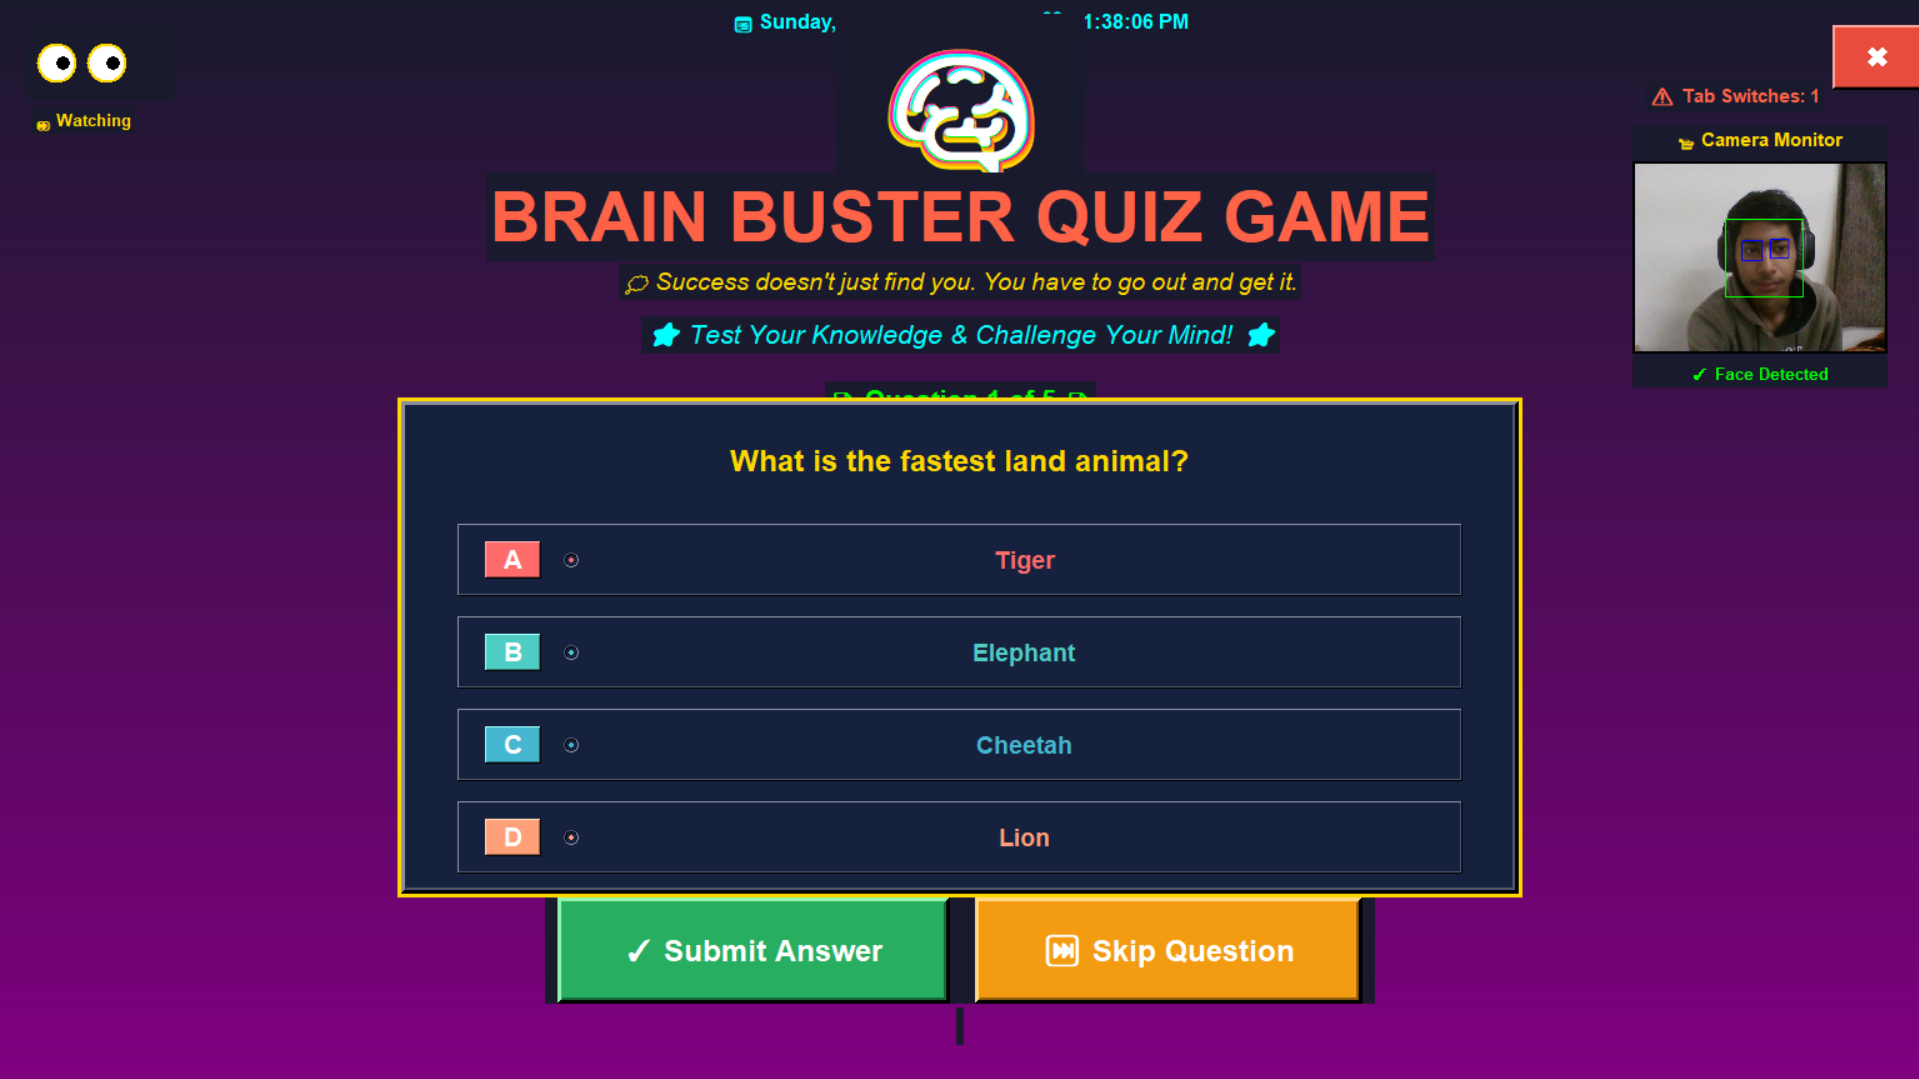

Python code for this plot:
import tkinter as tk
from tkinter import messagebox
from PIL import Image, ImageTk, ImageDraw, ImageFont
import io
from datetime import datetime
import random
import cv2
import threading
import numpy as np
import requests
import csv
from io import StringIO

class QuizGame:
    def __init__(self, root):
        self.root = root
        self.root.title("Brain Buster Quiz Game")
        
        # Set fullscreen mode
        self.root.attributes('-fullscreen', True)
        
        # Get screen dimensions
        self.screen_width = self.root.winfo_screenwidth()
        self.screen_height = self.root.winfo_screenheight()
        
        # Tab switching detection
        self.tab_switches = 0
        self.root.bind('<FocusOut>', self.on_focus_out)
        self.root.bind('<FocusIn>', self.on_focus_in)
        
        # Bind escape key to exit fullscreen
        self.root.bind('<Escape>', lambda e: self.toggle_fullscreen())
        self.root.bind('<F11>', lambda e: self.toggle_fullscreen())
        
        # Create gradient background
        self.create_gradient_background()
        
        # Motivational quotes
        self.quotes = [
            "Believe you can and you're halfway there!",
            "The only way to do great work is to love what you do.",
            "Success is not final, failure is not fatal: it is the courage to continue that counts.",
            "Your limitation—it's only your imagination.",
            "Push yourself, because no one else is going to do it for you.",
            "Great things never come from comfort zones.",
            "Dream it. Wish it. Do it.",
            "Success doesn't just find you. You have to go out and get it.",
            "The harder you work for something, the greater you'll feel when you achieve it.",
            "Dream bigger. Do bigger."
        ]
        
        # Load questions from Google Sheet
        self.all_questions = []
        self.load_questions_from_sheet()
        
        # Quiz data - will be populated with random selection
        self.questions = ()
        self.options = ()
        self.answers = ()
        self.select_random_questions()
        
        self.guesses = []
        self.skipped_questions = []
        self.score = 0
        self.question_num = 0
        
        # Eye tracking variables
        self.eye_tracking_active = False
        self.mouse_x = self.screen_width // 2
        self.mouse_y = self.screen_height // 2
        
        # Camera and face tracking
        self.camera_active = False
        self.cap = None
        self.face_cascade = None
        self.eye_cascade = None
        self.camera_frame = None
        self.face_detected = True
        self.eyes_looking_away = False
        self.looking_away_count = 0
        self.body_movement_warnings = 0
        self.last_face_position = None
        self.monitoring = False
        
        # Initialize camera
        self.init_camera()
        
        # Create UI elements
        self.create_widgets()
        self.display_question()
        self.update_datetime()
        self.start_eye_tracking()
        self.start_camera_monitoring()
    
    def load_questions_from_sheet(self):
       
        try:
            # Google Sheets CSV export URL
            sheet_id = "1xKbWWQ39_q6aR17uy9xZMi0HaDnt38TCflwgS2UB4Kc"
            csv_url = f"https://docs.google.com/spreadsheets/d/{sheet_id}/export?format=csv"
            
            response = requests.get(csv_url, timeout=10)
            response.raise_for_status()
            
            # Parse CSV
            csv_reader = csv.DictReader(StringIO(response.text))
            
            for row in csv_reader:
                if row.get('Question') and row.get('Option A'):
                    question_data = {
                        'question': row['Question'],
                        'options': [
                            row['Option A'],
                            row['Option B'],
                            row['Option C'],
                            row['Option D']
                        ],
                        'correct_answer': row['Correct Answer'].strip()
                    }
                    self.all_questions.append(question_data)
            
            messagebox.showinfo("Success", f"Loaded {len(self.all_questions)} questions from sheet!")
            
        except Exception as e:
            messagebox.showwarning("Load Error", f"Could not load questions from sheet: {e}\nUsing default questions.")
            # Fallback to default questions
            self.all_questions = [
                {
                    'question': "How many elements are in periodic table?",
                    'options': ["116", "117", "118", "119"],
                    'correct_answer': "C"
                },
                {
                    'question': "Which is the most abundant gas in the atmosphere?",
                    'options': ["Nitrogen", "Oxygen", "CO2", "Hydrogen"],
                    'correct_answer': "A"
                },
                {
                    'question': "Which animal lays the largest eggs?",
                    'options': ["Whale", "Crocodile", "Elephant", "Ostrich"],
                    'correct_answer': "D"
                },
                {
                    'question': "How many bones are in the human body?",
                    'options': ["206", "207", "208", "204"],
                    'correct_answer': "A"
                },
                {
                    'question': "Which is the hottest planet in our solar system?",
                    'options': ["Mercury", "Venus", "Earth", "Mars"],
                    'correct_answer': "B"
                }
            ]
    
    def select_random_questions(self, num_questions=5):
       
        if len(self.all_questions) < num_questions:
            num_questions = len(self.all_questions)
        
        selected = random.sample(self.all_questions, num_questions)
        
        self.questions = tuple(q['question'] for q in selected)
        self.options = tuple(tuple(q['options']) for q in selected)
        
        # Map correct answers to letter format (A, B, C, D)
        self.answers = tuple(self.convert_answer_to_letter(q['correct_answer'], q['options']) for q in selected)
    
    def convert_answer_to_letter(self, correct_answer, options):
        
        # If already a letter, return it
        if correct_answer in ['A', 'B', 'C', 'D']:
            return correct_answer
        
        # Otherwise, find the index of the correct answer in options
        correct_answer_clean = correct_answer.strip()
        for idx, option in enumerate(options):
            if option.strip() == correct_answer_clean:
                return chr(ord('A') + idx)
        
        # Default to A if not found
        return 'A'
    
    def init_camera(self):
        """Initialize camera and face detection"""
        try:
            self.cap = cv2.VideoCapture(0)
            if not self.cap.isOpened():
                messagebox.showwarning("Camera Error", "Could not access camera. Proceeding without camera monitoring.")
                return
            
            try:
                self.face_cascade = cv2.CascadeClassifier(cv2.data.haarcascades + 'haarcascade_frontalface_default.xml')
                self.eye_cascade = cv2.CascadeClassifier(cv2.data.haarcascades + 'haarcascade_eye.xml')
                self.camera_active = True
            except Exception as e:
                messagebox.showwarning("Detection Error", f"Could not load face detection models: {e}")
                return
                
        except Exception as e:
            messagebox.showwarning("Camera Error", f"Could not initialize camera: {e}")
    
    def start_camera_monitoring(self):
        
        if self.camera_active:
            self.monitoring = True
            self.camera_thread = threading.Thread(target=self.monitor_camera, daemon=True)
            self.camera_thread.start()
            self.update_camera_display()
    
    def monitor_camera(self):
        
        while self.monitoring and self.camera_active:
            ret, frame = self.cap.read()
            if not ret:
                continue
            
            frame = cv2.flip(frame, 1)
            gray = cv2.cvtColor(frame, cv2.COLOR_BGR2GRAY)
            faces = self.face_cascade.detectMultiScale(gray, 1.3, 5)
            
            if len(faces) == 0:
                self.face_detected = False
                self.looking_away_count += 1
                if self.looking_away_count > 30:
                    self.handle_face_not_detected()
                    self.looking_away_count = 0
            else:
                self.face_detected = True
                self.looking_away_count = 0
                
                for (x, y, w, h) in faces:
                    cv2.rectangle(frame, (x, y), (x+w, y+h), (0, 255, 0), 2)
                    
                    current_position = (x, y, w, h)
                    if self.last_face_position is not None:
                        dx = abs(x - self.last_face_position[0])
                        dy = abs(y - self.last_face_position[1])
                        dw = abs(w - self.last_face_position[2])
                        
                        if dx > 50 or dy > 50 or dw > 30:
                            self.body_movement_warnings += 1
                            if self.body_movement_warnings > 5:
                                self.handle_excessive_movement()
                                self.body_movement_warnings = 0
                    
                    self.last_face_position = current_position
                    
                    roi_gray = gray[y:y+h, x:x+w]
                    roi_color = frame[y:y+h, x:x+w]
                    eyes = self.eye_cascade.detectMultiScale(roi_gray)
                    
                    for (ex, ey, ew, eh) in eyes:
                        cv2.rectangle(roi_color, (ex, ey), (ex+ew, ey+eh), (255, 0, 0), 2)
                    
                    if len(eyes) < 2:
                        self.eyes_looking_away = True
                    else:
                        self.eyes_looking_away = False
            
            self.camera_frame = frame
    
    def handle_face_not_detected(self):
        
        if self.question_num < len(self.questions) and self.monitoring:
            self.root.after(0, lambda: messagebox.showerror(
                "Face Not Detected",
                "⚠️ FACE NOT DETECTED!\n\nYou must remain in front of the camera.\n\nQuiz terminated for security reasons."
            ))
            self.root.after(0, self.show_results_terminated)
    
    def handle_excessive_movement(self):
        
        if self.question_num < len(self.questions) and self.monitoring and not hasattr(self, '_movement_warning_shown'):
            self._movement_warning_shown = True
            self.root.after(0, lambda: messagebox.showwarning(
                "Excessive Movement",
                "⚠️ EXCESSIVE BODY MOVEMENT DETECTED!\n\nPlease remain still during the quiz.\n\nThis is your warning."
            ))
            # Reset the warning flag after 5 seconds so it can warn again if needed
            self.root.after(5000, lambda: delattr(self, '_movement_warning_shown') if hasattr(self, '_movement_warning_shown') else None)
    
    def update_camera_display(self):
        
        if self.camera_active and self.monitoring and self.camera_frame is not None:
            frame_rgb = cv2.cvtColor(self.camera_frame, cv2.COLOR_BGR2RGB)
            frame_resized = cv2.resize(frame_rgb, (200, 150))
            img = Image.fromarray(frame_resized)
            imgtk = ImageTk.PhotoImage(image=img)
            
            if hasattr(self, 'camera_label') and self.camera_label.winfo_exists():
                self.camera_label.imgtk = imgtk
                self.camera_label.configure(image=imgtk)
            
            if hasattr(self, 'camera_status_label') and self.camera_status_label.winfo_exists():
                if self.face_detected:
                    status_text = "✓ Face Detected"
                    status_color = "#00FF00"
                else:
                    status_text = "✗ Face Not Detected"
                    status_color = "#FF0000"
                self.camera_status_label.config(text=status_text, fg=status_color)
        
        if self.monitoring:
            self.root.after(30, self.update_camera_display)
    
    def stop_camera(self):
       
        self.monitoring = False
        self.camera_active = False
        if self.cap is not None:
            self.cap.release()
    
    def on_focus_out(self, event):
        
        self.tab_switches += 1
        if self.question_num < len(self.questions):
            messagebox.showerror(
                "Quiz Terminated",
                f"❌ TAB SWITCH DETECTED!\n\nThe quiz has been terminated due to suspicious activity.\n\nTab switches: {self.tab_switches}\n\nPlease restart to try again."
            )
            self.show_results_terminated()
    
    def on_focus_in(self, event):
        """Detect when user returns to the quiz"""
        pass
    
    def start_eye_tracking(self):
       
        self.eye_tracking_active = True
        self.root.bind('<Motion>', self.track_mouse)
        self.create_eye_follower()
    
    def track_mouse(self, event):
        """Track mouse position"""
        self.mouse_x = event.x
        self.mouse_y = event.y
    
    def create_eye_follower(self):
        
        self.eye_canvas = tk.Canvas(
            self.root,
            width=120,
            height=60,
            bg='#1a1a2e',
            highlightthickness=0
        )
        self.eye_canvas.place(x=20, y=20)
        
        self.left_eye_bg = self.eye_canvas.create_oval(10, 15, 40, 45, fill='white', outline='#FFD700', width=2)
        self.left_pupil = self.eye_canvas.create_oval(20, 25, 30, 35, fill='black')
        
        self.right_eye_bg = self.eye_canvas.create_oval(50, 15, 80, 45, fill='white', outline='#FFD700', width=2)
        self.right_pupil = self.eye_canvas.create_oval(60, 25, 70, 35, fill='black')
        
        self.eye_label = tk.Label(
            self.root,
            text="👀 Watching",
            font=("Arial", 10, "bold"),
            bg='#1a1a2e',
            fg='#FFD700'
        )
        self.eye_label.place(x=25, y=85)
        
        self.update_eye_position()
    
    def update_eye_position(self):
        
        if self.eye_tracking_active and hasattr(self, 'left_pupil'):
            import math
            
            left_eye_x, left_eye_y = 25, 30
            dx_left = self.mouse_x - (20 + left_eye_x)
            dy_left = self.mouse_y - (20 + left_eye_y)
            
            angle_left = math.atan2(dy_left, dx_left)
            distance_left = min(5, math.sqrt(dx_left**2 + dy_left**2) / 50)
            
            pupil_x_left = left_eye_x + distance_left * math.cos(angle_left)
            pupil_y_left = left_eye_y + distance_left * math.sin(angle_left)
            
            self.eye_canvas.coords(
                self.left_pupil,
                pupil_x_left - 5, pupil_y_left - 5,
                pupil_x_left + 5, pupil_y_left + 5
            )
            
            right_eye_x, right_eye_y = 65, 30
            dx_right = self.mouse_x - (20 + right_eye_x)
            dy_right = self.mouse_y - (20 + right_eye_y)
            
            angle_right = math.atan2(dy_right, dx_right)
            distance_right = min(5, math.sqrt(dx_right**2 + dy_right**2) / 50)
            
            pupil_x_right = right_eye_x + distance_right * math.cos(angle_right)
            pupil_y_right = right_eye_y + distance_right * math.sin(angle_right)
            
            self.eye_canvas.coords(
                self.right_pupil,
                pupil_x_right - 5, pupil_y_right - 5,
                pupil_x_right + 5, pupil_y_right + 5
            )
            
            self.root.after(50, self.update_eye_position)
    
    def update_datetime(self):
        
        if hasattr(self, 'datetime_label') and self.datetime_label.winfo_exists():
            now = datetime.now()
            date_str = now.strftime("%A, %B %d, %Y")
            time_str = now.strftime("%I:%M:%S %p")
            self.datetime_label.config(text=f"📅 {date_str} | ⏰ {time_str}")
            self.root.after(1000, self.update_datetime)
    
    def toggle_fullscreen(self):
       
        current_state = self.root.attributes('-fullscreen')
        self.root.attributes('-fullscreen', not current_state)
    
    def create_gradient_background(self):

        width = self.screen_width
        height = self.screen_height
        
        gradient = Image.new('RGB', (width, height), '#1a1a2e')
        draw = ImageDraw.Draw(gradient)
        
        for i in range(height):
            r = int(26 + (128 - 26) * (i / height))
            g = int(26 + (0 - 26) * (i / height))
            b = int(46 + (128 - 46) * (i / height))
            draw.rectangle([(0, i), (width, i+1)], fill=(r, g, b))
        
        self.bg_image = ImageTk.PhotoImage(gradient)
        
        self.bg_label = tk.Label(self.root, image=self.bg_image)
        self.bg_label.place(x=0, y=0, relwidth=1, relheight=1)
    
    def create_colorful_emoji(self, canvas, emoji_text, x, y, size=100):
        
        glow_colors = ['#FFD700', '#FFA500', '#FF6347', '#FF1493', '#00FFFF', '#00FF00']
        
        for i, color in enumerate(glow_colors):
            offset = (len(glow_colors) - i) * 2
            canvas.create_text(
                x, y,
                text=emoji_text,
                font=("Arial", size + offset, "bold"),
                fill=color,
                tags="emoji_glow"
            )
        
        canvas.create_text(
            x, y,
            text=emoji_text,
            font=("Arial", size, "bold"),
            fill='white',
            tags="emoji_main"
        )
    
    def create_widgets(self):
        self.datetime_label = tk.Label(
            self.root,
            text="",
            font=("Arial", 12, "bold"),
            bg='#1a1a2e',
            fg='#00FFFF'
        )
        self.datetime_label.place(relx=0.5, rely=0.02, anchor=tk.CENTER)
        
        exit_btn = tk.Button(
            self.root,
            text="✖",
            font=("Arial", 16, "bold"),
            bg="#e74c3c",
            fg="white",
            cursor="hand2",
            command=self.root.quit,
            relief=tk.RAISED,
            bd=3,
            padx=15,
            pady=5
        )
        exit_btn.place(x=self.screen_width-70, y=20)
        
        self.tab_counter_label = tk.Label(
            self.root,
            text="⚠️ Tab Switches: 0",
            font=("Arial", 11, "bold"),
            bg='#1a1a2e',
            fg='#FF6347'
        )
        self.tab_counter_label.place(x=self.screen_width-220, y=65)
        
        if self.camera_active:
            camera_container = tk.Frame(self.root, bg='#1a1a2e')
            camera_container.place(x=self.screen_width-230, y=100)
            
            tk.Label(
                camera_container,
                text="📹 Camera Monitor",
                font=("Arial", 11, "bold"),
                bg='#1a1a2e',
                fg='#FFD700'
            ).pack()
            
            self.camera_label = tk.Label(
                camera_container,
                bg='#000000',
                width=200,
                height=150
            )
            self.camera_label.pack(pady=5)
            
            self.camera_status_label = tk.Label(
                camera_container,
                text="✓ Face Detected",
                font=("Arial", 10, "bold"),
                bg='#1a1a2e',
                fg='#00FF00'
            )
            self.camera_status_label.pack()
        
        self.emoji_canvas = tk.Canvas(
            self.root,
            width=200,
            height=150,
            bg='#1a1a2e',
            highlightthickness=0
        )
        self.emoji_canvas.place(relx=0.5, rely=0.10, anchor=tk.CENTER)
        self.create_colorful_emoji(self.emoji_canvas, "🧠", 100, 75, 80)
        
        self.title_label = tk.Label(
            self.root,
            text="BRAIN BUSTER QUIZ GAME",
            font=("Arial", 42, "bold"),
            bg='#1a1a2e',
            fg='#FFD700'
        )
        self.title_label.place(relx=0.5, rely=0.20, anchor=tk.CENTER)
        
        self.animate_title()
        
        self.quote_label = tk.Label(
            self.root,
            text=f"💭 {random.choice(self.quotes)}",
            font=("Arial", 14, "italic"),
            bg='#1a1a2e',
            fg='#FFD700',
            wraplength=800
        )
        self.quote_label.place(relx=0.5, rely=0.26, anchor=tk.CENTER)
        
        self.subtitle_label = tk.Label(
            self.root,
            text="⭐ Test Your Knowledge & Challenge Your Mind! ⭐",
            font=("Arial", 16, "italic"),
            bg='#1a1a2e',
            fg='#00FFFF'
        )
        self.subtitle_label.place(relx=0.5, rely=0.31, anchor=tk.CENTER)
        
        self.counter_label = tk.Label(
            self.root,
            text="",
            font=("Arial", 16, "bold"),
            bg='#1a1a2e',
            fg='#00FF00'
        )
        self.counter_label.place(relx=0.5, rely=0.37, anchor=tk.CENTER)
        
        frame_width = min(900, self.screen_width - 200)
        frame_height = min(400, self.screen_height - 400)
        
        self.question_frame = tk.Frame(
            self.root, 
            bg="#16213e",
            relief=tk.RAISED,
            bd=5,
            highlightbackground="#FFD700",
            highlightthickness=3
        )
        self.question_frame.place(relx=0.5, rely=0.60, anchor=tk.CENTER, 
                                 width=frame_width, height=frame_height)
        
        self.question_label = tk.Label(
            self.question_frame,
            text="",
            font=("Arial", 18, "bold"),
            bg="#16213e",
            fg="#FFD700",
            wraplength=frame_width-100,
            justify=tk.LEFT
        )
        self.question_label.pack(pady=25, padx=30)
        
        self.selected_option = tk.StringVar()
        self.option_buttons = []
        self.option_frames = []
        
        option_colors = ['#FF6B6B', '#4ECDC4', '#45B7D1', '#FFA07A']
        option_letters = ['A', 'B', 'C', 'D']
        
        for i in range(4):
            # Create a frame for each option with border
            opt_frame = tk.Frame(
                self.question_frame,
                bg="#16213e",
                relief=tk.RAISED,
                bd=2,
                cursor="hand2"
            )
            opt_frame.pack(anchor=tk.W, padx=40, pady=8, fill=tk.X)
            self.option_frames.append(opt_frame)
            
            # Bind click to the frame
            opt_frame.bind("<Button-1>", lambda e, idx=i: self.select_option(idx))
            
            # Create a container for letter box and text
            inner_frame = tk.Frame(opt_frame, bg="#16213e", cursor="hand2")
            inner_frame.pack(fill=tk.X, padx=10, pady=10)
            inner_frame.bind("<Button-1>", lambda e, idx=i: self.select_option(idx))
            
            # Letter box
            letter_box = tk.Label(
                inner_frame,
                text=option_letters[i],
                font=("Arial", 16, "bold"),
                bg=option_colors[i],
                fg="white",
                width=3,
                relief=tk.RAISED,
                bd=2,
                cursor="hand2"
            )
            letter_box.pack(side=tk.LEFT, padx=10)
            letter_box.bind("<Button-1>", lambda e, idx=i: self.select_option(idx))
            
            # Radio button (hidden)
            btn = tk.Radiobutton(
                inner_frame,
                text="",
                variable=self.selected_option,
                value=option_letters[i],
                font=("Arial", 15, "bold"),
                bg="#16213e",
                fg=option_colors[i],
                selectcolor="#16213e",
                activebackground="#16213e",
                activeforeground="#FFFFFF",
                cursor="hand2",
                highlightthickness=0,
                padx=0
            )
            btn.pack(side=tk.LEFT, padx=5)
            btn.bind("<Button-1>", lambda e, idx=i: self.select_option(idx))
            
            # Option text
            text_label = tk.Label(
                inner_frame,
                text="",
                font=("Arial", 14, "bold"),
                bg="#16213e",
                fg=option_colors[i],
                wraplength=500,
                justify=tk.LEFT,
                cursor="hand2"
            )
            text_label.pack(side=tk.LEFT, padx=10, fill=tk.X, expand=True)
            text_label.bind("<Button-1>", lambda e, idx=i: self.select_option(idx))
            
            self.option_buttons.append((btn, text_label, opt_frame, letter_box))
        
        # Button frame for Submit and Skip buttons
        button_frame = tk.Frame(self.root, bg='#1a1a2e')
        button_frame.place(relx=0.5, rely=0.88, anchor=tk.CENTER)
        
        self.submit_btn = tk.Button(
            button_frame,
            text="✓ Submit Answer",
            font=("Arial", 18, "bold"),
            bg="#27ae60",
            fg="white",
            cursor="hand2",
            command=self.check_answer,
            relief=tk.RAISED,
            bd=5,
            padx=40,
            pady=15,
            activebackground="#229954"
        )
        self.submit_btn.pack(side=tk.LEFT, padx=10)
        
        # Skip button
        self.skip_btn = tk.Button(
            button_frame,
            text="⏭️ Skip Question",
            font=("Arial", 18, "bold"),
            bg="#f39c12",
            fg="white",
            cursor="hand2",
            command=self.skip_question,
            relief=tk.RAISED,
            bd=5,
            padx=40,
            pady=15,
            activebackground="#e67e22"
        )
        self.skip_btn.pack(side=tk.LEFT, padx=10)
        
        self.feedback_label = tk.Label(
            self.root,
            text="",
            font=("Arial", 16, "bold"),
            bg='#1a1a2e'
        )
        self.feedback_label.place(relx=0.5, rely=0.95, anchor=tk.CENTER)
    
    def animate_title(self):
        
        colors = ['#FFD700', '#FF6347', '#00FF00', '#00FFFF', '#FF69B4', '#FFA500']
        self.color_index = 0
        
        def change_color():
            if hasattr(self, 'title_label') and self.title_label.winfo_exists():
                self.title_label.config(fg=colors[self.color_index % len(colors)])
                self.color_index += 1
                self.root.after(500, change_color)
        
        change_color()
    
    def display_question(self):
        if self.question_num < len(self.questions):
            if hasattr(self, 'tab_counter_label'):
                self.tab_counter_label.config(text=f"⚠️ Tab Switches: {self.tab_switches}")
            
            self.counter_label.config(
                text=f"📝 Question {self.question_num + 1} of {len(self.questions)} 📝"
            )
            
            self.question_label.config(text=self.questions[self.question_num])
            
            option_colors = ['#FF6B6B', '#4ECDC4', '#45B7D1', '#FFA07A']
            for i in range(4):
                option_text = self.options[self.question_num][i]
                letter = chr(ord('A') + i)
                btn, text_label, opt_frame, letter_box = self.option_buttons[i]
                
                # Update text label
                text_label.config(text=option_text, fg=option_colors[i])
                
                # Reset frame appearance
                opt_frame.config(relief=tk.RAISED, bd=2, bg="#16213e")
                letter_box.config(bg=option_colors[i])
            
            self.selected_option.set("")
            self.feedback_label.config(text="")
            self.highlight_selected_option()
        else:
            self.show_results()
    
    def highlight_selected_option(self):
       
        selected = self.selected_option.get()
        option_colors = ['#FF6B6B', '#4ECDC4', '#45B7D1', '#FFA07A']
        
        for i in range(4):
            btn, text_label, opt_frame, letter_box = self.option_buttons[i]
            letter = chr(ord('A') + i)
            
            if letter == selected:
                # Highlight selected option
                opt_frame.config(relief=tk.SUNKEN, bd=4, bg="#2a3a4e")
                letter_box.config(bg="#00FF00", fg="black", relief=tk.SUNKEN)
                text_label.config(fg="#00FF00")
            else:
                # Reset non-selected options
                opt_frame.config(relief=tk.RAISED, bd=2, bg="#16213e")
                letter_box.config(bg=option_colors[i], relief=tk.RAISED)
                text_label.config(fg=option_colors[i])
        
        # Check again after 100ms for continuous updating
        self.root.after(100, self.highlight_selected_option)
    
    def select_option(self, index):
       
        letter = chr(ord('A') + index)
        self.selected_option.set(letter)
    
    def skip_question(self):
        
        self.skipped_questions.append(self.question_num + 1)
        self.guesses.append("SKIPPED")
        self.feedback_label.config(text="⏭️ Question Skipped!", fg="#FFA500")
        self.question_num += 1
        
        self.root.after(1500, self.display_question)
        self.submit_btn.config(state=tk.DISABLED)
        self.skip_btn.config(state=tk.DISABLED)
        self.root.after(1500, lambda: (self.submit_btn.config(state=tk.NORMAL), self.skip_btn.config(state=tk.NORMAL)))
    
    def check_answer(self):
        
        guess = self.selected_option.get()
        
        if not guess:
            messagebox.showwarning("Warning", "Please select an answer!")
            return
        
        self.guesses.append(guess)
        
        # Highlight the selected answer
        self.show_selected_answer(guess)
        
        if guess == self.answers[self.question_num]:
            self.score += 1
            self.feedback_label.config(text="✓ CORRECT! 🎉", fg="#00FF00")
            self.show_fireworks_animation()
        else:
            correct_answer = self.answers[self.question_num]
            self.feedback_label.config(
                text=f"✗ INCORRECT! 😞 Correct answer: {correct_answer}",
                fg="#FF0000"
            )
            self.show_thumbs_down_animation()
        
        self.question_num += 1
        
        self.root.after(1500, self.display_question)
        self.submit_btn.config(state=tk.DISABLED)
        self.skip_btn.config(state=tk.DISABLED)
        self.root.after(1500, lambda: (self.submit_btn.config(state=tk.NORMAL), self.skip_btn.config(state=tk.NORMAL)))
    
    def show_selected_answer(self, selected):
        
        option_colors = ['#FF6B6B', '#4ECDC4', '#45B7D1', '#FFA07A']
        
        for i in range(4):
            btn, text_label, opt_frame, letter_box = self.option_buttons[i]
            letter = chr(ord('A') + i)
            
            if letter == selected:
                opt_frame.config(relief=tk.SUNKEN, bd=4, bg="#2a3a4e")
                letter_box.config(bg="#00FF00", fg="black", relief=tk.SUNKEN)
                text_label.config(fg="#00FF00")
            else:
                opt_frame.config(relief=tk.RAISED, bd=2, bg="#16213e")
                letter_box.config(bg=option_colors[i], relief=tk.RAISED)
                text_label.config(fg=option_colors[i])
    
    def show_fireworks_animation(self):
        
        self.fireworks = []
        colors = ['#FFD700', '#FF6347', '#00FF00', '#1E90FF', '#FF69B4', '#FFA500', 
                  '#00FFFF', '#FF1493', '#7FFF00', '#FF4500']
        
        for burst_num in range(8):
            x = 150 + (burst_num * (self.screen_width - 300) // 7)
            y = 200 + (burst_num % 2) * 100
            
            for angle in range(0, 360, 30):
                firework = tk.Label(
                    self.root,
                    text="✨",
                    font=("Arial", 25),
                    bg='#1a1a2e',
                    fg=colors[burst_num % len(colors)]
                )
                firework.place(x=x, y=y)
                self.fireworks.append(firework)
                self.animate_firework(firework, x, y, angle)
        
        self.root.after(1500, self.clear_fireworks)
    
    def animate_firework(self, firework, start_x, start_y, angle):
        
        import math
        
        distance = 0
        max_distance = 100
        
        def move():
            nonlocal distance
            if distance < max_distance:
                distance += 10
                rad = math.radians(angle)
                new_x = start_x + distance * math.cos(rad)
                new_y = start_y + distance * math.sin(rad)
                firework.place(x=new_x, y=new_y)
                
                if distance > max_distance * 0.7:
                    firework.config(font=("Arial", 18))
                
                self.root.after(30, move)
            else:
                firework.place_forget()
        
        move()
    
    def clear_fireworks(self):
        
        for firework in self.fireworks:
            firework.destroy()
        self.fireworks = []
    
    def show_thumbs_down_animation(self):
        
        self.sad_emoji = tk.Label(
            self.root,
            text="😞",
            font=("Arial", 120),
            bg='#1a1a2e',
            fg='#FF6347'
        )
        self.sad_emoji.place(relx=0.5, rely=0.5, anchor=tk.CENTER)
        
        self.thumb_down = tk.Label(
            self.root,
            text="👎",
            font=("Arial", 100),
            bg='#1a1a2e',
            fg='#FF0000'
        )
        
        self.animate_sad_emoji()
        self.animate_thumb_gesture()
        
        self.root.after(1500, self.clear_sad_animation)
    
    def animate_sad_emoji(self):
        """Shake the sad emoji left and right"""
        positions = [0.5, 0.48, 0.5, 0.52, 0.5, 0.48, 0.5, 0.52, 0.5]
        colors = ['#FF6347', '#FF4500', '#FF1493', '#FF69B4', '#FF6347']
        
        def shake(index=0):
            if index < len(positions) and hasattr(self, 'sad_emoji'):
                self.sad_emoji.place(relx=positions[index], rely=0.5, anchor=tk.CENTER)
                if index < len(colors):
                    self.sad_emoji.config(fg=colors[index % len(colors)])
                self.root.after(80, lambda: shake(index + 1))
        
        shake()
    
    def animate_thumb_gesture(self):
        
        x_positions = list(range(self.screen_width, self.screen_width//2 - 150, -50))
        colors = ['#FF0000', '#FF4500', '#FF6347', '#FF1493', '#FF0000']
        
        def slide_in(index=0):
            if index < len(x_positions) and hasattr(self, 'thumb_down'):
                self.thumb_down.place(x=x_positions[index], 
                                     y=self.screen_height//2 - 50)
                
                self.thumb_down.config(fg=colors[index % len(colors)])
                
                size = 100 - (index % 3) * 8
                self.thumb_down.config(font=("Arial", size))
                
                self.root.after(60, lambda: slide_in(index + 1))
        
        slide_in()
    
    def clear_sad_animation(self):
       
        if hasattr(self, 'sad_emoji'):
            self.sad_emoji.destroy()
        if hasattr(self, 'thumb_down'):
            self.thumb_down.destroy()
    
    def show_firecracker_animation(self):
       
        self.firecrackers = []
        
        for _ in range(30):
            x = random.randint(50, self.screen_width - 50)
            y = random.randint(50, self.screen_height - 50)
            
            for angle in range(0, 360, 15):
                firecracker = tk.Label(
                    self.root,
                    text=random.choice(['💥', '✨', '🎆', '🎇', '⭐']),
                    font=("Arial", random.randint(20, 40)),
                    bg='#1a1a2e',
                    fg=random.choice(['#FFD700', '#FF6347', '#00FF00', '#1E90FF', '#FF69B4', '#FFA500'])
                )
                firecracker.place(x=x, y=y)
                self.firecrackers.append(firecracker)
                self.animate_firecracker(firecracker, x, y, angle)
        
        self.root.after(5000, self.clear_firecrackers)
    
    def animate_firecracker(self, firecracker, start_x, start_y, angle):
       
        import math
        
        distance = 0
        max_distance = random.randint(80, 150)
        
        def explode():
            nonlocal distance
            if distance < max_distance and firecracker.winfo_exists():
                distance += random.randint(8, 15)
                rad = math.radians(angle)
                new_x = start_x + distance * math.cos(rad)
                new_y = start_y + distance * math.sin(rad)
                firecracker.place(x=new_x, y=new_y)
                
                if random.random() > 0.7:
                    size = random.randint(15, 35)
                    firecracker.config(font=("Arial", size))
                
                self.root.after(40, explode)
            else:
                if firecracker.winfo_exists():
                    firecracker.place_forget()
        
        explode()
    
    def clear_firecrackers(self):
        
        for firecracker in self.firecrackers:
            if firecracker.winfo_exists():
                firecracker.destroy()
        self.firecrackers = []
    
    def show_clapping_cartoon(self):
        
        self.cartoon_body = tk.Label(
            self.root,
            text="🙂",
            font=("Arial", 150),
            bg='#1a1a2e'
        )
        self.cartoon_body.place(relx=0.5, rely=0.15, anchor=tk.CENTER)
        
        self.left_hand = tk.Label(
            self.root,
            text="👏",
            font=("Arial", 80),
            bg='#1a1a2e'
        )
        
        self.right_hand = tk.Label(
            self.root,
            text="👏",
            font=("Arial", 80),
            bg='#1a1a2e'
        )
        
        self.confetti = []
        self.create_confetti()
        
        self.animate_clapping()
        
        self.root.after(3000, self.stop_clapping)
    
    def create_confetti(self):
        
        confetti_emojis = ['🎉', '🎊', '✨', '⭐', '🌟', '💫']
        colors = ['#FFD700', '#FF6347', '#00FF00', '#1E90FF', '#FF69B4', '#FFA500']
        
        for i in range(30):
            x = random.randint(100, self.screen_width - 100)
            y = random.randint(0, 150)
            
            confetti = tk.Label(
                self.root,
                text=random.choice(confetti_emojis),
                font=("Arial", random.randint(20, 40)),
                bg='#1a1a2e',
                fg=random.choice(colors)
            )
            confetti.place(x=x, y=y)
            self.confetti.append(confetti)
            self.animate_confetti(confetti, x, y)
    
    def animate_confetti(self, confetti, start_x, start_y):
       
        y = start_y
        
        def fall():
            nonlocal y
            if y < self.screen_height and confetti.winfo_exists():
                y += random.randint(5, 15)
                x_offset = random.randint(-5, 5)
                confetti.place(x=start_x + x_offset, y=y)
                self.root.after(50, fall)
        
        fall()
    
    def animate_clapping(self):
       
        self.clap_count = 0
        positions = [
            (0.35, 0.18, 0.65, 0.18),
            (0.48, 0.18, 0.52, 0.18),
        ]
        
        def clap():
            if self.clap_count < 12 and hasattr(self, 'left_hand') and hasattr(self, 'right_hand'):
                pos_index = self.clap_count % 2
                left_x, left_y, right_x, right_y = positions[pos_index]
                
                self.left_hand.place(relx=left_x, rely=left_y, anchor=tk.CENTER)
                self.right_hand.place(relx=right_x, rely=right_y, anchor=tk.CENTER)
                
                colors = ['#FFD700', '#FF6347', '#00FF00', '#1E90FF', '#FF69B4']
                if hasattr(self, 'cartoon_body'):
                    self.cartoon_body.config(fg=colors[self.clap_count % len(colors)])
                
                self.clap_count += 1
                self.root.after(250, clap)
        
        clap()
    
    def stop_clapping(self):
        
        if hasattr(self, 'cartoon_body'):
            self.cartoon_body.destroy()
        if hasattr(self, 'left_hand'):
            self.left_hand.destroy()
        if hasattr(self, 'right_hand'):
            self.right_hand.destroy()
        
        for confetti in self.confetti:
            confetti.destroy()
        self.confetti = []
    
    def show_results_terminated(self):
         
        self.eye_tracking_active = False
        self.stop_camera()
        
        for widget in self.root.winfo_children():
            widget.destroy()
        
        self.create_gradient_background()
        
        results_frame = tk.Frame(self.root, bg='#1a1a2e')
        results_frame.place(relx=0.5, rely=0.50, anchor=tk.CENTER)
        
        trophy_canvas = tk.Canvas(
            results_frame,
            width=200,
            height=150,
            bg='#1a1a2e',
            highlightthickness=0
        )
        trophy_canvas.pack(pady=10)
        self.create_colorful_emoji(trophy_canvas, "⛔", 100, 75, 90)
        
        tk.Label(
            results_frame,
            text="QUIZ TERMINATED",
            font=("Arial", 42, "bold"),
            bg='#1a1a2e',
            fg='#FF0000'
        ).pack(pady=10)
        
        tk.Label(
            results_frame,
            text="❌ Tab Switch Detected ❌",
            font=("Arial", 24, "bold"),
            bg='#1a1a2e',
            fg='#FF6347'
        ).pack(pady=10)
        
        tk.Label(
            results_frame,
            text="The quiz was terminated due to suspicious activity.",
            font=("Arial", 16),
            bg='#1a1a2e',
            fg='#FFA500',
            wraplength=600
        ).pack(pady=10)
        
        questions_attempted = len(self.guesses)
        if questions_attempted > 0:
            score_percentage = int(self.score / questions_attempted * 100)
        else:
            score_percentage = 0
        
        tk.Label(
            results_frame,
            text=f"Questions Completed: {questions_attempted} / {len(self.questions)}",
            font=("Arial", 18, "bold"),
            bg='#1a1a2e',
            fg="#00FFFF"
        ).pack(pady=10)
        
        tk.Label(
            results_frame,
            text=f"Score Before Termination: {self.score} correct",
            font=("Arial", 18, "bold"),
            bg='#1a1a2e',
            fg="#FFD700"
        ).pack(pady=5)
        
        tk.Label(
            results_frame,
            text=f"⚠️ Tab Switches: {self.tab_switches}",
            font=("Arial", 20, "bold"),
            bg='#1a1a2e',
            fg="#FF0000"
        ).pack(pady=15)
        
        tk.Label(
            results_frame,
            text="⚠️ Stay focused and avoid switching tabs during the quiz! ⚠️",
            font=("Arial", 14, "italic"),
            bg='#1a1a2e',
            fg="#FF69B4",
            wraplength=700
        ).pack(pady=10)
        
        button_frame = tk.Frame(results_frame, bg='#1a1a2e')
        button_frame.pack(pady=30)
        
        tk.Button(
            button_frame,
            text="🔄 Try Again",
            font=("Arial", 18, "bold"),
            bg="#3498db",
            fg="white",
            cursor="hand2",
            command=self.restart_quiz,
            relief=tk.RAISED,
            bd=5,
            padx=50,
            pady=15,
            activebackground="#2980b9"
        ).pack(side=tk.LEFT, padx=10)
        
        tk.Button(
            button_frame,
            text="✖ Quit Game",
            font=("Arial", 18, "bold"),
            bg="#e74c3c",
            fg="white",
            cursor="hand2",
            command=self.root.quit,
            relief=tk.RAISED,
            bd=5,
            padx=50,
            pady=15,
            activebackground="#c0392b"
        ).pack(side=tk.LEFT, padx=10)
    
    def show_results(self):
        self.eye_tracking_active = False
        self.stop_camera()
        
        for widget in self.root.winfo_children():
            widget.destroy()
        
        self.create_gradient_background()
        
        self.show_firecracker_animation()
        self.show_clapping_cartoon()
        
        results_frame = tk.Frame(self.root, bg='#1a1a2e')
        results_frame.place(relx=0.5, rely=0.60, anchor=tk.CENTER)
        
        trophy_canvas = tk.Canvas(
            results_frame,
            width=200,
            height=150,
            bg='#1a1a2e',
            highlightthickness=0
        )
        trophy_canvas.pack(pady=10)
        self.create_colorful_emoji(trophy_canvas, "🏆", 100, 75, 90)
        
        tk.Label(
            results_frame,
            text="QUIZ RESULTS",
            font=("Arial", 38, "bold"),
            bg='#1a1a2e',
            fg='#FFD700'
        ).pack(pady=10)
        
        score_percentage = int(self.score / len(self.questions) * 100)
        
        if score_percentage >= 80:
            score_color = "#00FF00"
            emoji = "🌟"
            message = "Outstanding!"
            quote = "Excellence is not a skill, it's an attitude!"
        elif score_percentage >= 60:
            score_color = "#FFA500"
            emoji = "👍"
            message = "Good Job!"
            quote = "Good, but you can be great!"
        else:
            score_color = "#FF6347"
            emoji = "📚"
            message = "Keep Learning!"
            quote = "Every expert was once a beginner. Keep trying!"
        
        tk.Label(
            results_frame,
            text=f"{emoji} {message} {emoji}",
            font=("Arial", 22, "bold"),
            bg='#1a1a2e',
            fg=score_color
        ).pack(pady=5)
        
        tk.Label(
            results_frame,
            text=f"💭 {quote}",
            font=("Arial", 14, "italic"),
            bg='#1a1a2e',
            fg='#FFD700',
            wraplength=600
        ).pack(pady=8)
        
        tk.Label(
            results_frame,
            text=f"Your Score: {score_percentage}%",
            font=("Arial", 30, "bold"),
            bg='#1a1a2e',
            fg=score_color
        ).pack(pady=10)
        
        tk.Label(
            results_frame,
            text=f"✓ Correct: {self.score} / {len(self.questions)}",
            font=("Arial", 20),
            bg='#1a1a2e',
            fg="#00FFFF"
        ).pack(pady=10)
        
        if len(self.skipped_questions) > 0:
            tk.Label(
                results_frame,
                text=f"⏭️ Skipped: {len(self.skipped_questions)} questions",
                font=("Arial", 16),
                bg='#1a1a2e',
                fg="#FFA500"
            ).pack(pady=5)
        
        if self.tab_switches > 0:
            tk.Label(
                results_frame,
                text=f"⚠️ Tab switches detected: {self.tab_switches}",
                font=("Arial", 14, "bold"),
                bg='#1a1a2e',
                fg="#FF6347"
            ).pack(pady=5)
        
        button_frame = tk.Frame(results_frame, bg='#1a1a2e')
        button_frame.pack(pady=20)
        
        tk.Button(
            button_frame,
            text="🔄 Play Again",
            font=("Arial", 18, "bold"),
            bg="#3498db",
            fg="white",
            cursor="hand2",
            command=self.restart_quiz,
            relief=tk.RAISED,
            bd=5,
            padx=50,
            pady=15,
            activebackground="#2980b9"
        ).pack(side=tk.LEFT, padx=10)
        
        tk.Button(
            button_frame,
            text="✖ Quit Game",
            font=("Arial", 18, "bold"),
            bg="#e74c3c",
            fg="white",
            cursor="hand2",
            command=self.root.quit,
            relief=tk.RAISED,
            bd=5,
            padx=50,
            pady=15,
            activebackground="#c0392b"
        ).pack(side=tk.LEFT, padx=10)
        
        tk.Label(
            results_frame,
            text="",
            bg='#1a1a2e'
        ).pack(pady=5)
        
        def show_answers():
            answer_window = tk.Toplevel(self.root)
            answer_window.title("Answer Key")
            answer_window.geometry("600x500")
            answer_window.configure(bg="#16213e")
            
            tk.Label(
                answer_window,
                text="📊 Answer Key",
                font=("Arial", 24, "bold"),
                bg="#16213e",
                fg="#FFD700"
            ).pack(pady=20)
            
            for i in range(len(self.questions)):
                if self.guesses[i] == "SKIPPED":
                    text = f"⏭️ Q{i+1}: Skipped  |  Correct: {self.answers[i]}"
                    color = "#FFA500"
                else:
                    color = "#00FF00" if self.guesses[i] == self.answers[i] else "#FF6347"
                    icon = "✓" if self.guesses[i] == self.answers[i] else "✗"
                    text = f"{icon} Q{i+1}: Your answer: {self.guesses[i]}  |  Correct: {self.answers[i]}"
                
                tk.Label(
                    answer_window,
                    text=text,
                    font=("Arial", 14, "bold"),
                    bg="#16213e",
                    fg=color
                ).pack(pady=8)
            
            tk.Button(
                answer_window,
                text="Close",
                font=("Arial", 14, "bold"),
                bg="#e74c3c",
                fg="white",
                command=answer_window.destroy,
                padx=30,
                pady=10
            ).pack(pady=20)
        
        tk.Button(
            results_frame,
            text="📋 View Answer Key",
            font=("Arial", 16, "bold"),
            bg="#9b59b6",
            fg="white",
            cursor="hand2",
            command=show_answers,
            relief=tk.RAISED,
            bd=4,
            padx=40,
            pady=12,
            activebackground="#8e44ad"
        ).pack(pady=10)
    
    def restart_quiz(self):
        self.guesses = []
        self.skipped_questions = []
        self.score = 0
        self.question_num = 0
        self.tab_switches = 0
        self.looking_away_count = 0
        self.body_movement_warnings = 0
        self.last_face_position = None
        
        self.stop_camera()
        
        for widget in self.root.winfo_children():
            widget.destroy()
        
        self.init_camera()
        self.select_random_questions()
        
        self.create_gradient_background()
        
        self.create_widgets()
        self.display_question()
        self.update_datetime()
        self.start_eye_tracking()
        self.start_camera_monitoring()


if __name__ == "__main__":
    root = tk.Tk()
    app = QuizGame(root)
    
    def on_closing():
        if hasattr(app, 'cap') and app.cap is not None:
            app.stop_camera()
        root.destroy()
    
    root.protocol("WM_DELETE_WINDOW", on_closing)
    root.mainloop()
    self.skip_btn.config(state=tk.DISABLED)
    self.root.after(1500, lambda: (self.submit_btn.config(state=tk.NORMAL), self.skip_btn.config(state=tk.NORMAL)))
    
    def check_answer(self):
        guess = self.selected_option.get()
        
        if not guess:
            messagebox.showwarning("Warning", "Please select an answer!")
            return
        
        self.guesses.append(guess)
        
        if guess == self.answers[self.question_num]:
            self.score += 1
            self.feedback_label.config(text="✓ CORRECT! 🎉", fg="#00FF00")
            self.show_fireworks_animation()
        else:
            correct_answer = self.answers[self.question_num]
            self.feedback_label.config(
                text=f"✗ INCORRECT! 😞 Correct answer: {correct_answer}",
                fg="#FF0000"
            )
            self.show_thumbs_down_animation()
        
        self.question_num += 1
        
        self.root.after(1500, self.display_question)

        self.submit_btn.config(state=tk.DISABLED)
